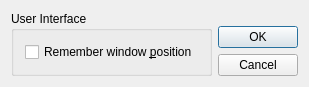
<ui version="4.0" >
 <class>QrestPreferencesDialogClass</class>
 <widget class="QDialog" name="QrestPreferencesDialogClass" >
  <property name="geometry" >
   <rect>
    <x>0</x>
    <y>0</y>
    <width>281</width>
    <height>86</height>
   </rect>
  </property>
  <property name="windowTitle" >
   <string>Qrest preferences</string>
  </property>
  <layout class="QGridLayout" name="gridLayout" >
   <item row="0" column="0" >
    <layout class="QHBoxLayout" name="horizontalLayout" >
     <item>
      <widget class="QGroupBox" name="groupBox" >
       <property name="minimumSize" >
        <size>
         <width>0</width>
         <height>0</height>
        </size>
       </property>
       <property name="title" >
        <string>User Interface</string>
       </property>
       <layout class="QGridLayout" name="gridLayout_2" >
        <item row="0" column="0" >
         <widget class="QCheckBox" name="chkRememberWindowPos" >
          <property name="sizePolicy" >
           <sizepolicy vsizetype="Fixed" hsizetype="MinimumExpanding" >
            <horstretch>0</horstretch>
            <verstretch>0</verstretch>
           </sizepolicy>
          </property>
          <property name="toolTip" >
           <string>Should Qrest's main window be opened at the screen location it had on last run ?</string>
          </property>
          <property name="text" >
           <string>Remember window &amp;position</string>
          </property>
         </widget>
        </item>
       </layout>
      </widget>
     </item>
     <item>
      <layout class="QVBoxLayout" name="verticalLayout" >
       <item>
        <spacer name="verticalSpacer" >
         <property name="orientation" >
          <enum>Qt::Vertical</enum>
         </property>
         <property name="sizeHint" stdset="0" >
          <size>
           <width>20</width>
           <height>178</height>
          </size>
         </property>
        </spacer>
       </item>
       <item>
        <widget class="QPushButton" name="btnOk" >
         <property name="sizePolicy" >
          <sizepolicy vsizetype="Fixed" hsizetype="Fixed" >
           <horstretch>0</horstretch>
           <verstretch>0</verstretch>
          </sizepolicy>
         </property>
         <property name="text" >
          <string>OK</string>
         </property>
        </widget>
       </item>
       <item>
        <widget class="QPushButton" name="btnCancel" >
         <property name="sizePolicy" >
          <sizepolicy vsizetype="Fixed" hsizetype="Fixed" >
           <horstretch>0</horstretch>
           <verstretch>0</verstretch>
          </sizepolicy>
         </property>
         <property name="text" >
          <string>Cancel</string>
         </property>
        </widget>
       </item>
      </layout>
     </item>
    </layout>
   </item>
  </layout>
 </widget>
 <layoutdefault spacing="6" margin="11" />
 <resources/>
 <connections>
  <connection>
   <sender>btnOk</sender>
   <signal>clicked()</signal>
   <receiver>QrestPreferencesDialogClass</receiver>
   <slot>accept()</slot>
   <hints>
    <hint type="sourcelabel" >
     <x>518</x>
     <y>25</y>
    </hint>
    <hint type="destinationlabel" >
     <x>559</x>
     <y>20</y>
    </hint>
   </hints>
  </connection>
  <connection>
   <sender>btnCancel</sender>
   <signal>clicked()</signal>
   <receiver>QrestPreferencesDialogClass</receiver>
   <slot>reject()</slot>
   <hints>
    <hint type="sourcelabel" >
     <x>510</x>
     <y>56</y>
    </hint>
    <hint type="destinationlabel" >
     <x>514</x>
     <y>125</y>
    </hint>
   </hints>
  </connection>
 </connections>
</ui>
